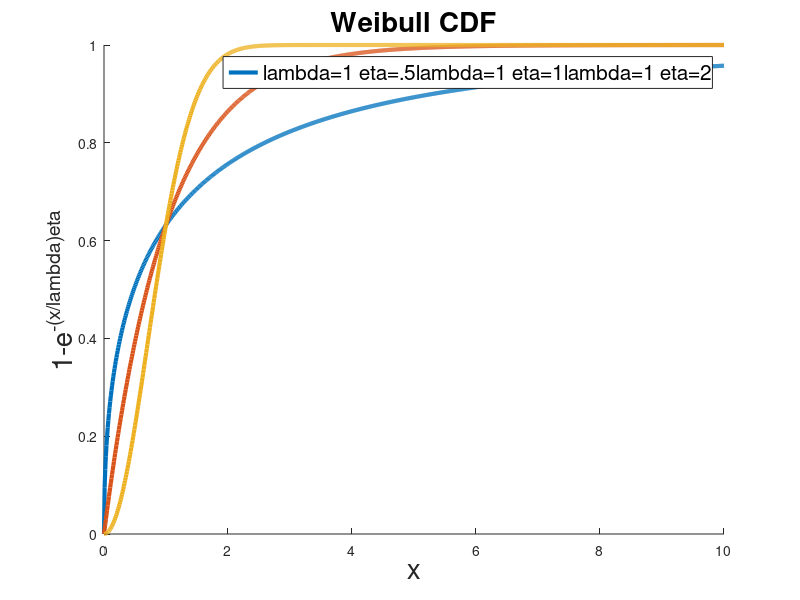
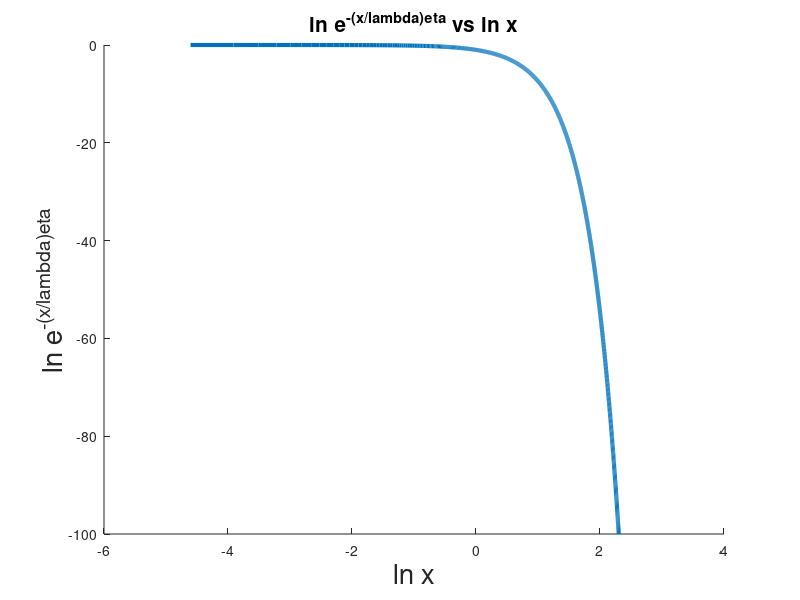

Write MATLAB code to recreate these figures, in order.
close all; clear all; clc;
beta = [.5,1,2]; lambda = 1;
x = linspace(0,10,1000);
figure
hold on
for b = beta
    plot(x,1-exp(-(x./lambda).^b),'linewidth',3)
end
legend(["\lambda=1 \beta=.5","\lambda=1 \beta=1","\lambda=1 \beta=2"],'fontsize',15)
xlabel("x",'fontsize',20)
ylabel("1-e^{-(x/\lambda)^\beta}",'fontsize',20)
title("Weibull CDF",'fontsize',20)
%%
close all; clear all; clc
figure
hold on
beta = 2; lambda = 1;
x = linspace(0,10,1000);
weibull = exp(-(x./lambda).^beta);
plot(log(x),log(weibull),'linewidth',3)
xlabel("ln x",'fontsize',20)
ylabel("ln e^{-(x/\lambda)^\beta}",'fontsize',20)
title("ln e^{-(x/\lambda)^\beta} vs ln x",'fontsize',15)
